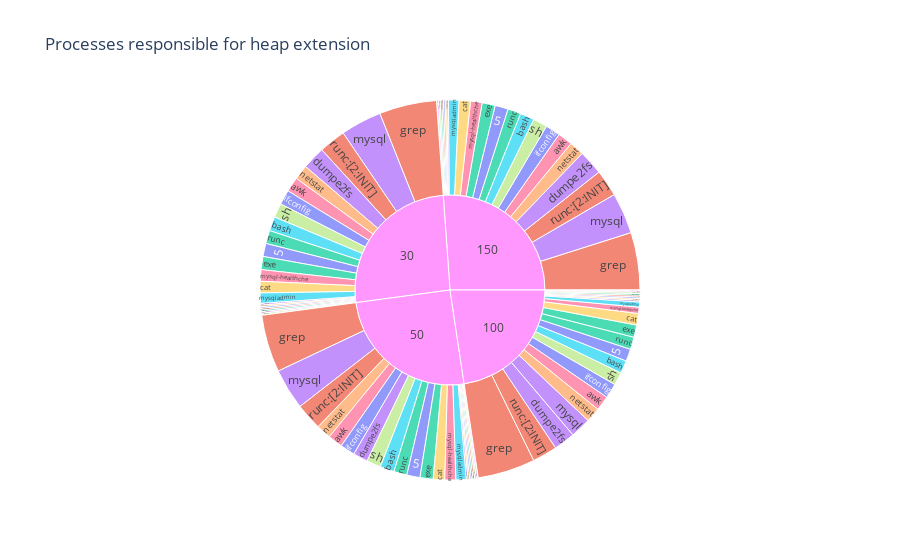

The code cell stored with this chart in its notebook:
### Code cell
data_df = spark.read.option("basePath", "../ansible/.results").json(
"../ansible/.results/kpps=*/tool=sys_enter_brk")

schema = StructType([
  StructField('type', StringType(), True),
  StructField('kpps', StringType(), True),
  StructField('count', IntegerType(), True),
  StructField('process', IntegerType(), True),
  ])

#Create empty DataFrame directly.
sys_enter_brk_df = spark.createDataFrame([], schema)

columns = data_df.select("data.@.*").columns
data_df = data_df.select("*", "data.@.*").drop("data")

for c in columns:
  try:
    df = data_df.select("type", "kpps", col(c).alias('count')).withColumn('process', lit(c))
    sys_enter_brk_df = sys_enter_brk_df.union(df)
  except:
    print("Failed to find {</em>".format(c))

sys_enter_brk_fig = px.sunburst(sys_enter_brk_df.orderBy(col('kpps')).toPandas(), path=['kpps', 'process'], values='count',
                  color='process', hover_data=['count'],
                  title="Processes responsible for heap extension")
sys_enter_brk_fig.show()
sys_enter_brk_fig.write_image("images/sys_enter_brk.jpeg")
with open(html_output_file, 'a') as f:
    f.write(sys_enter_brk_fig.to_html(full_html=False, include_plotlyjs='cdn'))

### Figure 1 — Plotly figure (JSON) as saved in the notebook; plotly's stock layout.template omitted (floating-point values rounded to 4 significant figures; data arrays with more than 128 entries replaced by an {"elided": "..."} marker saying what was removed)
{"data": [{"branchvalues": "total", "customdata": {"elided": "96x2 mixed values"}, "domain": {"x": [0, 1], "y": [0, 1]}, "hovertemplate": "labels=%{label}<br>count=%{customdata[0]}<br>parent=%{parent}<br>id=%{id}<br>process=%{customdata[1]}<extra></extra>", "ids": ["100/5", "150/runc:[2:INIT]", "100/runc:[2:INIT]", "50/runc", "30/runc", "150/runc", "100/runc", "50/nrf-healthcheck", "30/nrf-healthcheck", "150/nrf-healthcheck", "30/runc:[2:INIT]", "100/nrf-healthcheck", "30/netstat", "150/netstat", "100/netstat", "50/mysqladmin", "30/mysqladmin", "150/mysqladmin", "100/mysqladmin", "50/mysql-healthche", "30/mysql-healthche", "50/netstat", "150/mysql-healthche", "50/runc:[2:INIT]", "150/sh", "150", "100", "50/udr-healthcheck", "30/udr-healthcheck", "150/udr-healthcheck", "100/udr-healthcheck", "50/udm-healthcheck", "30/udm-healthcheck", "150/udm-healthcheck", "100/sh", "100/udm-healthcheck", "30/spgwu-healthche", "150/spgwu-healthche", "100/spgwu-healthche", "50/smf-healthcheck", "30/smf-healthcheck", "150/smf-healthcheck", "100/smf-healthcheck", "50/sh", "30/sh", "50/spgwu-healthche", "100/mysql-healthche", "50/mysql", "30/mysql", "100/bpftrace", "50/bash", "30/bash", "150/bash", "100/bash", "50/awk", "30/awk", "150/awk", "100/awk", "150/bpftrace", "50/ausf-healthchec", "150/ausf-healthchec", "100/ausf-healthchec", "50/amf-healthcheck", "30/amf-healthcheck", "150/amf-healthcheck", "100/amf-healthcheck", "50/5", "30/5", "150/5", "30/ausf-healthchec", "30/bpftrace", "50/bpftrace", "100/cat", "150/mysql", "100/mysql", "50/ifconfig", "30/ifconfig", "150/ifconfig", "100/ifconfig", "50/grep", "30/grep", "150/grep", "100/grep", "50/exe", "30/exe", "150/exe", "100/exe", "50/dumpe2fs", "30/dumpe2fs", "150/dumpe2fs", "100/dumpe2fs", "50/cat", "30/cat", "150/cat", "30", "50"], "labels": ["5", "runc:[2:INIT]", "runc:[2:INIT]", "runc", "runc", "runc", "runc", "nrf-healthcheck", "nrf-healthcheck", "nrf-healthcheck", "runc:[2:INIT]", "nrf-healthcheck", "netstat", "netstat", "netstat", "mysqladmin", "mysqladmin", "mysqladmin", "mysqladmin", "mysql-healthche", "mysql-healthche", "netstat", "mysql-healthche", "runc:[2:INIT]", "sh", "150", "100", "udr-healthcheck", "udr-healthcheck", "udr-healthcheck", "udr-healthcheck", "udm-healthcheck", "udm-healthcheck", "udm-healthcheck", "sh", "udm-healthcheck", "spgwu-healthche", "spgwu-healthche", "spgwu-healthche", "smf-healthcheck", "smf-healthcheck", "smf-healthcheck", "smf-healthcheck", "sh", "sh", "spgwu-healthche", "mysql-healthche", "mysql", "mysql", "bpftrace", "bash", "bash", "bash", "bash", "awk", "awk", "awk", "awk", "bpftrace", "ausf-healthchec", "ausf-healthchec", "ausf-healthchec", "amf-healthcheck", "amf-healthcheck", "amf-healthcheck", "amf-healthcheck", "5", "5", "5", "ausf-healthchec", "bpftrace", "bpftrace", "cat", "mysql", "mysql", "ifconfig", "ifconfig", "ifconfig", "ifconfig", "grep", "grep", "grep", "grep", "exe", "exe", "exe", "exe", "dumpe2fs", "dumpe2fs", "dumpe2fs", "dumpe2fs", "cat", "cat", "cat", "30", "50"], "marker": {"colors": ["#636efa", "#EF553B", "#EF553B", "#00cc96", "#00cc96", "#00cc96", "#00cc96", "#ab63fa", "#ab63fa", "#ab63fa", "#EF553B", "#ab63fa", "#FFA15A", "#FFA15A", "#FFA15A", "#19d3f3", "#19d3f3", "#19d3f3", "#19d3f3", "#FF6692", "#FF6692", "#FFA15A", "#FF6692", "#EF553B", "#B6E880", "#FF97FF", "#FF97FF", "#FECB52", "#FECB52", "#FECB52", "#FECB52", "#636efa", "#636efa", "#636efa", "#B6E880", "#636efa", "#EF553B", "#EF553B", "#EF553B", "#00cc96", "#00cc96", "#00cc96", "#00cc96", "#B6E880", "#B6E880", "#EF553B", "#FF6692", "#ab63fa", "#ab63fa", "#FFA15A", "#19d3f3", "#19d3f3", "#19d3f3", "#19d3f3", "#FF6692", "#FF6692", "#FF6692", "#FF6692", "#FFA15A", "#B6E880", "#B6E880", "#B6E880", "#FF97FF", "#FF97FF", "#FF97FF", "#FF97FF", "#636efa", "#636efa", "#636efa", "#B6E880", "#FFA15A", "#FFA15A", "#FECB52", "#ab63fa", "#ab63fa", "#636efa", "#636efa", "#636efa", "#636efa", "#EF553B", "#EF553B", "#EF553B", "#EF553B", "#00cc96", "#00cc96", "#00cc96", "#00cc96", "#ab63fa", "#ab63fa", "#ab63fa", "#ab63fa", "#FECB52", "#FECB52", "#FECB52", "#FF97FF", "#FF97FF"]}, "name": "", "parents": ["100", "150", "100", "50", "30", "150", "100", "50", "30", "150", "30", "100", "30", "150", "100", "50", "30", "150", "100", "50", "30", "50", "150", "50", "150", "", "", "50", "30", "150", "100", "50", "30", "150", "100", "100", "30", "150", "100", "50", "30", "150", "100", "50", "30", "50", "100", "50", "30", "100", "50", "30", "150", "100", "50", "30", "150", "100", "150", "50", "150", "100", "50", "30", "150", "100", "50", "30", "150", "30", "30", "50", "100", "150", "100", "50", "30", "150", "100", "50", "30", "150", "100", "50", "30", "150", "100", "50", "30", "150", "100", "50", "30", "150", "", ""], "type": "sunburst", "values": [45, 98, 91, 48, 48, 48, 45, 6, 6, 6, 98, 6, 54, 54, 54, 38, 38, 38, 19, 40, 42, 54, 42, 98, 52, 1123, 972, 6, 6, 6, 6, 6, 6, 6, 47, 6, 6, 6, 6, 6, 6, 6, 6, 52, 52, 6, 23, 150, 150, 1, 52, 52, 52, 47, 54, 54, 54, 54, 1, 6, 6, 6, 6, 6, 6, 6, 48, 48, 48, 6, 1, 1, 42, 150, 75, 54, 54, 54, 54, 210, 210, 210, 210, 48, 48, 48, 45, 54, 84, 90, 78, 42, 42, 42, 1117, 1085]}], "layout": {"legend": {"tracegroupgap": 0}, "title": {"text": "Processes responsible for heap extension"}}}
